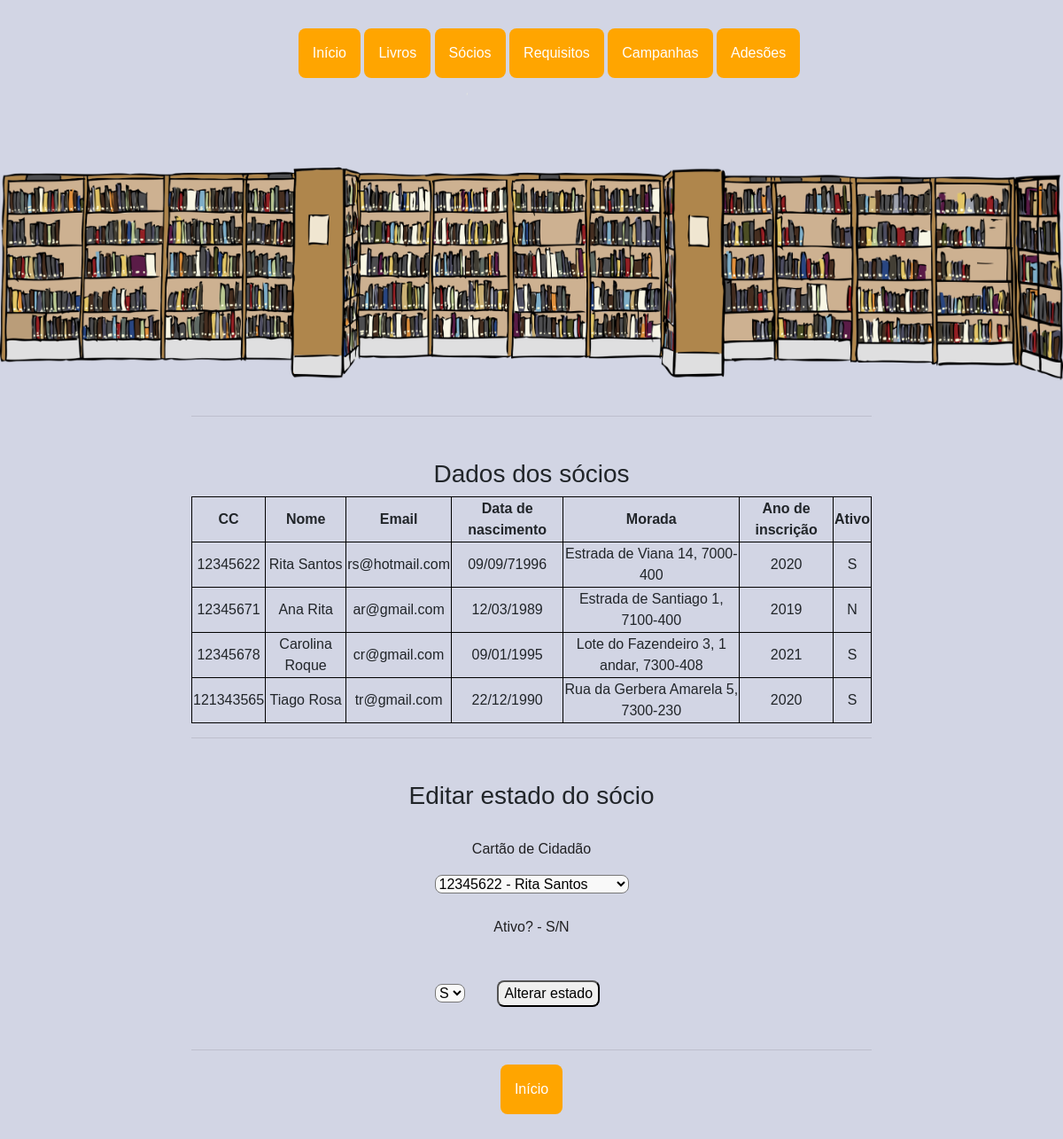
The page /ver_soc on the database as committed earlier.
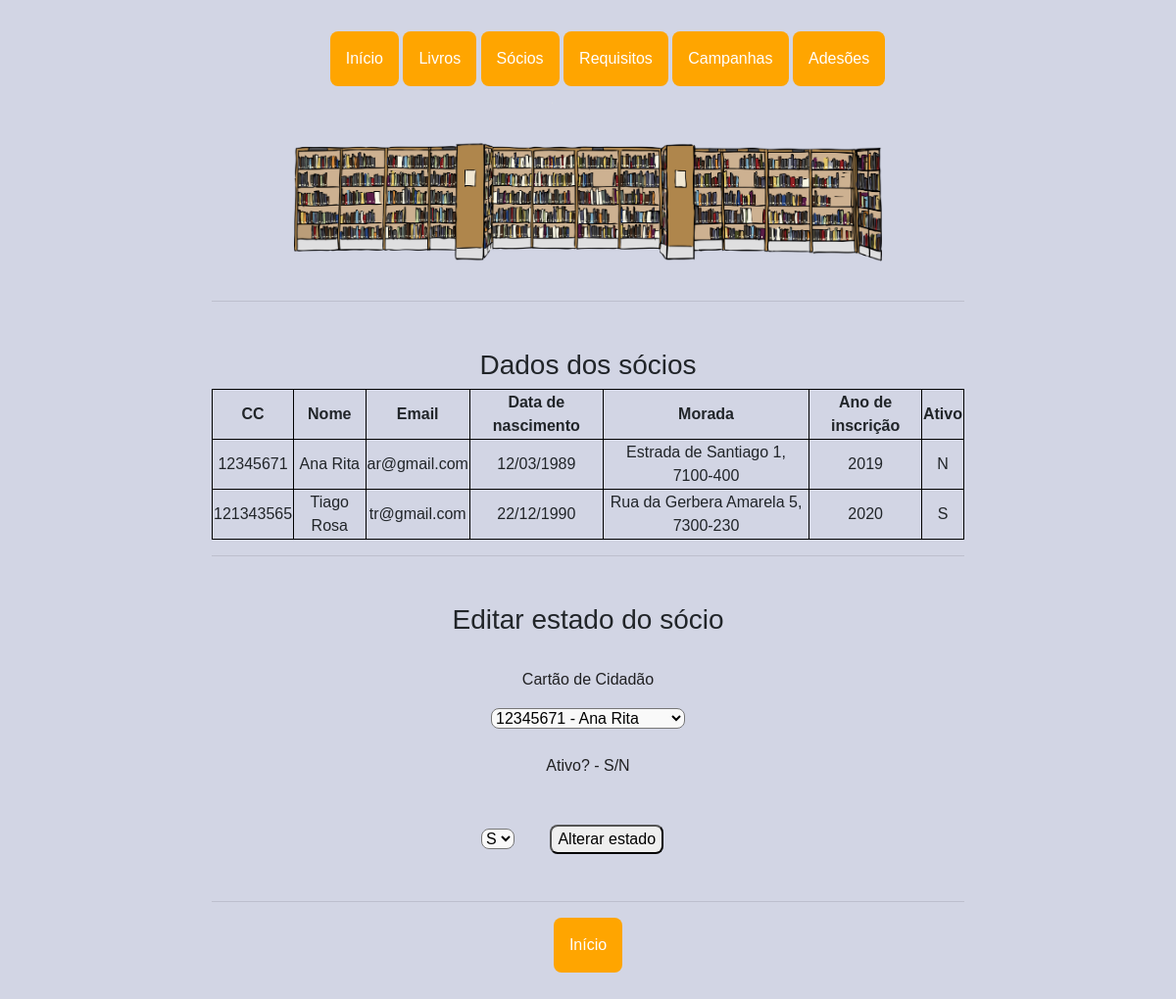
The same page on the database as committed later.
### app.py (models this page shows)
class Socio(db.Model):
    __tablename__ = 'socio'
    cc = db.Column(db.Integer, primary_key=True)
    nome_soc = db.Column(db.String(150))
    email = db.Column(db.String(50))
    data_n = db.Column(db.String(10))
    morada = db.Column(db.String(150))
    ano_inscri = db.Column(db.Integer)
    ativo = db.Column(db.String(1))

### app.py (the view)
@app.route('/ver_soc', methods=['GET'])
def ver_soc():
    socios = Socio.query.all()
    return render_template('ver_soc.html', socios=socios)

### templates/ver_soc.html (shortened to what this page needs)
{% extends "base.html"%} {%block title %}Ver sócios - Biblioteca{%endblock%} {%block pic %}<img class="bgpic" src="{{ url_for('static', filename = 'imgs/lib.png') }}" alt="logo" />{%endblock%} {%block content%}
<h3>Dados dos sócios</h3>
<table style="width:100%" class="pure-table pure-table-horizontal">
    <tr>
        <th>CC</th>
        <th>Nome </th>
        <th>Email</th>
        <th>Data de nascimento</th>
        <th>Morada</th>
        <th>Ano de inscrição</th>
        <th>Ativo</th>
    </tr>
    {% for socio in socios %}
    <tr>
        <td>{{socio.cc}}</td>
        <td>{{socio.nome_soc}}</td>
        <td>{{socio.email}}</td>
        <td>{{socio.data_n}}</td>
        <td>{{socio.morada}}</td>
        <td>{{socio.ano_inscri}}</td>
        <td>{{socio.ativo}}</td>
        {% endfor %}
</table>
<hr/>
<h3>Editar estado do sócio</h3>
<form action="/altera_soc" method="post">
    <p>Cartão de Cidadão</p>
    <select name="ccs" id="ccs">
    {% for socio in socios %}
    <option value="{{ socio.cc }}">{{socio.cc}} - {{socio.nome_soc}}</option>
    {% endfor %}
  </select>
    <p>Ativo? - S/N</p>
    <select name="status" id="status">
    <option value="S">S</option>
  </select>
    <input type="submit" class="sub" value="Alterar estado">
</form>
<hr />
<div class="dropdown">
    <li><a href="/"><button class="dropbtn botoes ">Início</button></a>
    </li>
</div>
{%endblock%}

Rows that differ between the two databases and show on the page:
removed Socio: cc "12345622", nome_soc "Rita Santos", email "rs@hotmail.com", data_n "09/09/71996", morada "Estrada de Viana 14, 7000-400", ano_inscri "2020", ativo "S"
removed Socio: cc "12345678", nome_soc "Carolina Roque", email "cr@gmail.com", data_n "09/01/1995", morada "Lote do Fazendeiro 3, 1 andar, 7300-408", ano_inscri "2021", ativo "S"
Other text that changed with them:
form field ccs: "12345622 - Rita Santos" → "12345671 - Ana Rita"
